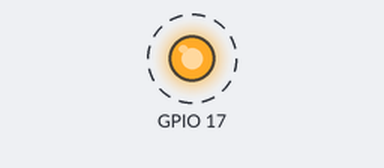
This program was run on a simulated Raspberry Pi (BCM pin numbers). On the bench: output pins drawn as LEDs (lit = HIGH). Dashed ring = blinking.

Above: at 0.5 s.
Timing chart, 0 to 4.6 s (numbered marks = the images above):
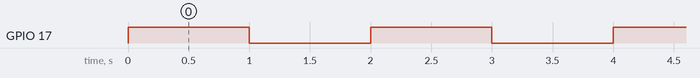

Measured:
- by itself, GPIO 17: alternates HIGH for 1.0 s and LOW for 1.0 s

The program:

KY-005pi.py
```python
import RPi.GPIO as GPIO
import time

GPIO.setwarnings(False)
GPIO.setmode(GPIO.BCM)
GPIO.setup(17,GPIO.OUT)

while True:
    GPIO.output(17,True)
    time.sleep(1)
    GPIO.output(17,False)
    time.sleep(1)
```
